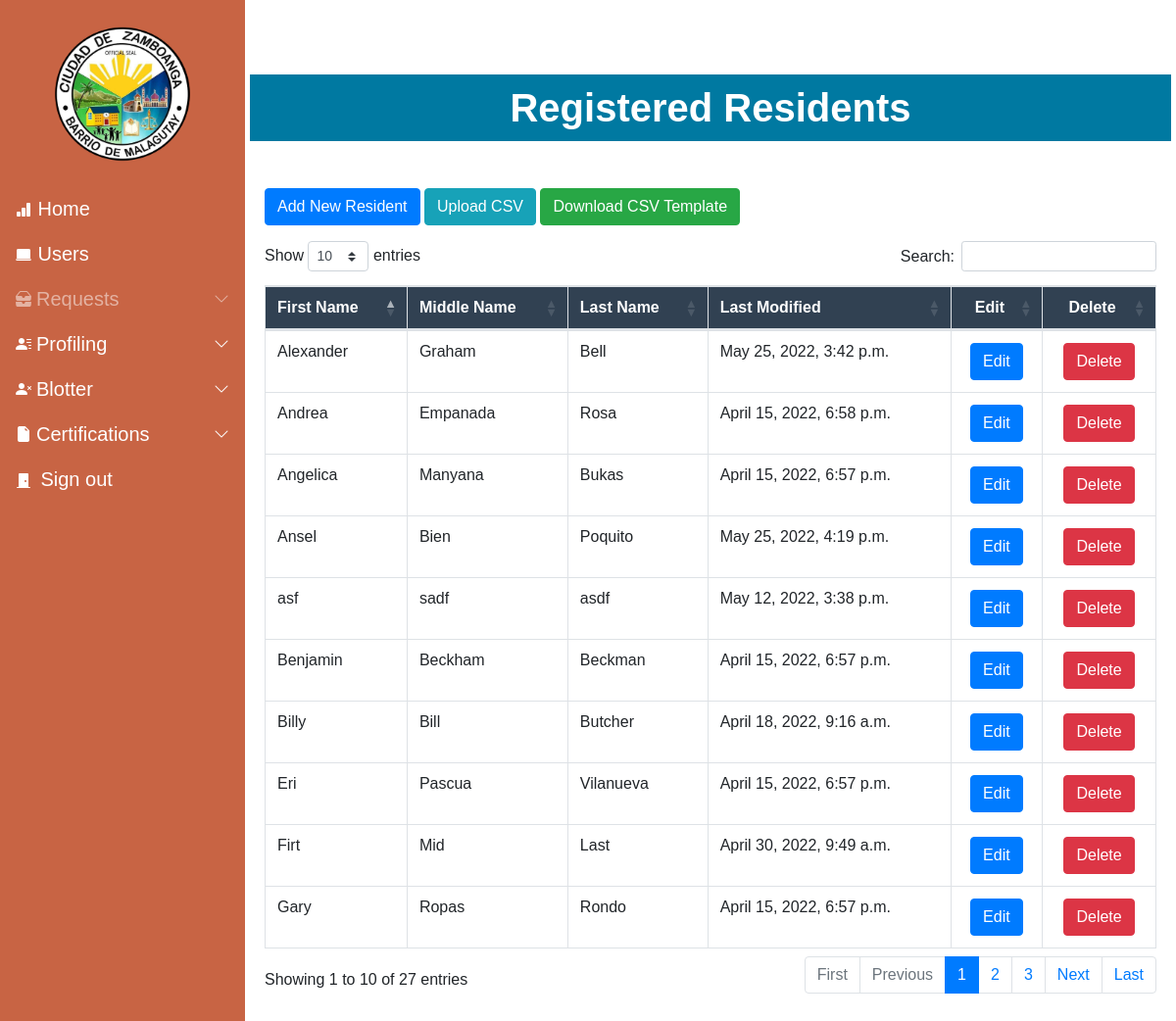
The page /residents/ (signed in) on the database its author committed.
### Resident/models.py (models this page shows, shortened)
class Resident (models.Model):
    pic = models.ImageField(null=True, blank = True, verbose_name="Profile Picture", upload_to= "images/", default='images/default_pp.jpg')
    First_name = models.CharField(max_length=50)
    Last_name = models.CharField(max_length=50)
    Middle_name = models.CharField(max_length=50, blank=True, null=True)
    Birthdate = models.DateField(auto_now_add=False, auto_now=False)
    Gender_choices = (
        ('Male','Male'),
        ('Female','Female')
        )
    Gender = models.CharField(max_length=100, choices=Gender_choices, default = "Not Specified")
    Email = models.EmailField(max_length=254, blank=True, null=True)
    numbers = RegexValidator(r'^[0-9]+','Only numbers are accepted')
    Contact = models.CharField(max_length=11, validators=[numbers])
    Phealthnone = 'None'
    Phealth_choices = (
        ('None', 'None'),
        ('Employed','Employed'),
        ('Voluntary','Voluntary'),
        ('OFW','OFW'),
        ('Sponsored','Sponsored'),
        ('Indigent','Indigent'),
        ('Lifetime','Lifetime'),
        ('Senior','Senior')
    )
    Philhealth_membership = models.CharField(max_length=100,choices=Phealth_choices,default=Phealthnone,verbose_name="Philhealth Membership Type")
    Cstatus_choices = (
        ('Single','Single'),
        ('Married','Married'),
        ('Separated','Separated'),
        ('Widowed','Widowed'),
        )
    Marital_status = models.CharField(max_length=100, choices = Cstatus_choices, default = "")
    Citizenship = models.CharField(max_length=100,verbose_name="Ethnicity")
    Religion = models.CharField(max_length=100)
    Occupation = models.CharField(max_length=100, null=True, blank=True)
    Vac_choices = (
        ('Vaccinated','Vaccinated'),
        ('Unvaccinated','Unvaccinated')
    )
    Vaccination = models.CharField(max_length=100, choices = Vac_choices, verbose_name="Vaccination Status", default="")
    Address = models.CharField(max_length=250, verbose_name="Street Address")
    Resident_code = models.CharField(max_length=500, null=False, blank=False)
    Blacklisted = models.BooleanField(default = False)
    created_date = models.DateTimeField(auto_now_add=True)
    modified_date = models.DateTimeField(auto_now=True)

### Resident/views.py (the view, shortened to what this page needs)
# urls.py: path('residents/', Display_resident, name = "residents"),
@login_required(login_url='login')
def Display_resident (request):
    Resident_obj = Resident.objects.all()
    code = secrets.token_hex(3)
    form = CSVmodel(request.POST or None, request.FILES or None)
    context = {
        'Resident_obj' : Resident_obj,
        'form' : form
    }
    return render (request,"Residents.html",context = context)

### Resident/forms.py
class CSVmodel(forms.ModelForm):
    file_name = forms.FileField(widget=forms.FileInput(attrs={'accept' : ".csv"}))
    class Meta:
        model = CSV
        fields = [
            'file_name'
        ]

### Resident/context_processors.py (called while the page is built)
def greet(request):
    greeting = f"{request.user.username}"
    return{
        "greeting" : greet
    }

### templates/Residents.html (shortened to what this page needs)
{%  extends 'base.html' %}
{% load static %}
{% block content %}
<h1 style="text-align: center; margin-top: 15px; color: white; padding:10px; background-color: #0079a1;"><b>Registered Residents</b></h1>
<div class="container-fluid mt-5 mb-5">
  <a href="/resident_form" class="btn btn-primary mb-3" role="button">Add New Resident</a>
      <button type="button" class="btn btn-info mb-3" data-toggle="modal" data-target="#Uploadcsv">
      Upload CSV
      </button>
  <a href="{% static 'Add_Template.csv' %}" class="btn btn-success mb-3" type="button" download>Download CSV Template</a>
      <table class = "table table-bordered table-hover mt-2 mb-5" id="Display" style="background-color: rgb(255,255,255,0.8)">
        <thead>
            <tr>
              <th>First Name</th>
              <th>Middle Name</th>
              <th>Last Name</th>
              <th>Last Modified</th>
              <th style="text-align: center;">Edit</th>
              <th style="text-align: center;">Delete</th>
          </tr>
        </thead>
        <tbody>
              {% for res in Resident_obj %}
              <tr data-href ="{% url 'resident_profile' res.id %}">
                <td>{{ res.First_name }}</td>
                {% if res.Middle_name is not None %}
                <td>{{ res.Middle_name}}</a></td>
                {% else %}
                <td></a></td>
                {% endif %}
                <td>{{res.Last_name}}</td>
                <td>{{res.modified_date}}</td>
                <td style="text-align: center;"><a href="{% url 'update_resident' res.id %}" class="btn btn-primary" role="button">Edit</a></td>
                  <td style="text-align: center;">
                        <button type="button" class="btn btn-danger" data-toggle="modal" data-target="#modal-{{ res.id }}">
                          Delete
                      </button>
                    </td>
              </tr>
              {% endfor %}
        </tbody>
      </table>
</div>
{% endblock content %}

### staticfiles/css/nav.css (style rules this page uses)
@media (min-width: 992px) { body { overflow: auto !important; } }

### templates/base.html (style rules this page uses)
body::after { opacity: 0.; }

### templates/Residents.html (style rules this page uses)
thead { background-color: #314152; border-color: none; color: white; }
tr[data-href] { cursor: pointer; }

### rows shown on the page
Resident: First_name "Eri", Middle_name "Pascua", Last_name "Vilanueva", modified_date "April 15, 2022, 6:57 p.m."
Resident: First_name "Benjamin", Middle_name "Beckham", Last_name "Beckman", modified_date "April 15, 2022, 6:57 p.m."
Resident: First_name "Andrea", Middle_name "Empanada", Last_name "Rosa", modified_date "April 15, 2022, 6:58 p.m."
Resident: First_name "Angelica", Middle_name "Manyana", Last_name "Bukas", modified_date "April 15, 2022, 6:57 p.m."
Resident: First_name "Gary", Middle_name "Ropas", Last_name "Rondo", modified_date "April 15, 2022, 6:57 p.m."
Resident: First_name "Ansel", Middle_name "Bien", Last_name "Poquito", modified_date "May 25, 2022, 4:19 p.m."
Resident: First_name "Billy", Middle_name "Bill", Last_name "Butcher", modified_date "April 18, 2022, 9:16 a.m."
Resident: First_name "Firt", Middle_name "Mid", Last_name "Last", modified_date "April 30, 2022, 9:49 a.m."
Resident: First_name "Alexander", Middle_name "Graham", Last_name "Bell", modified_date "May 25, 2022, 3:42 p.m."
Resident: First_name "asf", Middle_name "sadf", Last_name "asdf", modified_date "May 12, 2022, 3:38 p.m."
